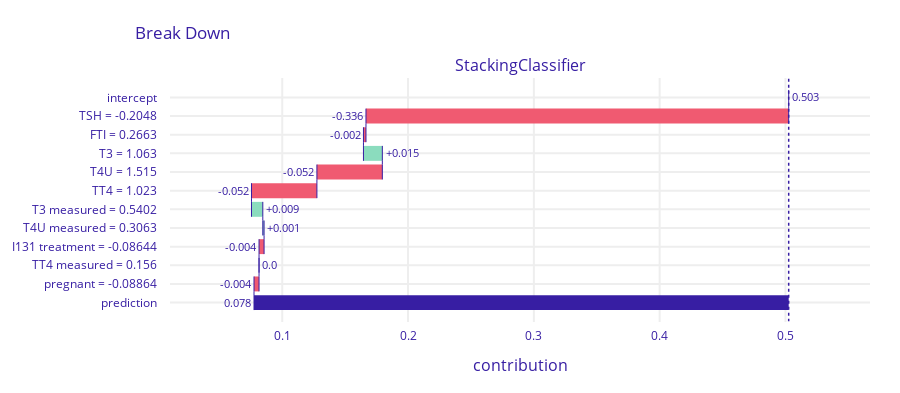

Notebook source saved alongside this figure:
### Code cell
bd = exp.predict_parts(X_train.iloc[0, :])
bd.plot()
# plt.savefig('decomposicao_de_predicoes.png')

### Figure 1 — Plotly figure (JSON) as saved in the notebook; plotly's stock layout.template omitted (floating-point values rounded to 4 significant figures)
{"data": [{"base": 0.5026, "connector": {"line": {"color": "#371ea3", "dash": "solid", "width": 1}, "mode": "spanning"}, "decreasing": {"marker": {"color": "#f05a71"}}, "hoverinfo": "text+delta", "hoverlabel": {"bgcolor": "rgba(0,0,0,0.8)"}, "hovertext": ["Average response: 0.503<br>Prediction: 0.078", "TSH = -0.2048<br>decreases average response by", "FTI = 0.2663<br>decreases average response by", "T3 = 1.063<br>increases average response by", "T4U = 1.515<br>decreases average response by", "TT4 = 1.023<br>decreases average response by", "T3 measured = 0.5402<br>increases average response by", "T4U measured = 0.3063<br>increases average response by", "I131 treatment = -0.08644<br>decreases average response by", "TT4 measured = 0.156<br>decreases average response by", "pregnant = -0.08864<br>decreases average response by", "Average response: 0.503<br>Prediction: 0.078"], "increasing": {"marker": {"color": "#8bdcbe"}}, "measure": ["relative", "relative", "relative", "relative", "relative", "relative", "relative", "relative", "relative", "relative", "relative", "total"], "orientation": "h", "showlegend": false, "text": ["0.503", "-0.336", "-0.002", "+0.015", "-0.052", "-0.052", "+0.009", "+0.001", "-0.004", "0.0", "-0.004", "0.078"], "textposition": "outside", "totals": {"marker": {"color": "#371ea3"}}, "type": "waterfall", "x": [0, -0.336, -0.002, 0.015, -0.052, -0.052, 0.009, 0.001, -0.004, 0, -0.004, -0.425], "xaxis": "x", "y": ["intercept", "TSH = -0.2048", "FTI = 0.2663", "T3 = 1.063", "T4U = 1.515", "TT4 = 1.023", "T3 measured = 0.5402", "T4U measured = 0.3063", "I131 treatment = -0.08644", "TT4 measured = 0.156", "pregnant = -0.08864", "prediction"], "yaxis": "y"}], "layout": {"annotations": [{"font": {"size": 16}, "showarrow": false, "text": "StackingClassifier", "x": 0.5, "xanchor": "center", "xref": "paper", "y": 1, "yanchor": "bottom", "yref": "paper"}, {"font": {"size": 16}, "showarrow": false, "text": "contribution", "x": 0.5, "xanchor": "center", "xref": "paper", "y": 0, "yanchor": "top", "yref": "paper", "yshift": -30}], "font": {"color": "#371ea3"}, "height": 393, "margin": {"b": 71, "r": 30, "t": 78}, "shapes": [{"line": {"color": "#371ea3", "dash": "dot", "width": 1.5}, "type": "line", "x0": 0.5026, "x1": 0.5026, "xref": "x", "y0": -1, "y1": 12, "yref": "y"}], "title": {"text": "Break Down", "x": 0.15}, "xaxis": {"anchor": "y", "automargin": true, "domain": [0, 1], "fixedrange": true, "gridwidth": 2, "range": [0.0108, 0.5672], "tickcolor": "white", "ticklen": 3, "ticks": "outside", "type": "linear", "zeroline": false}, "yaxis": {"anchor": "x", "automargin": true, "autorange": "reversed", "domain": [0, 1], "fixedrange": true, "gridwidth": 2, "tickcolor": "white", "ticklen": 10, "ticks": "outside", "type": "category"}}}
